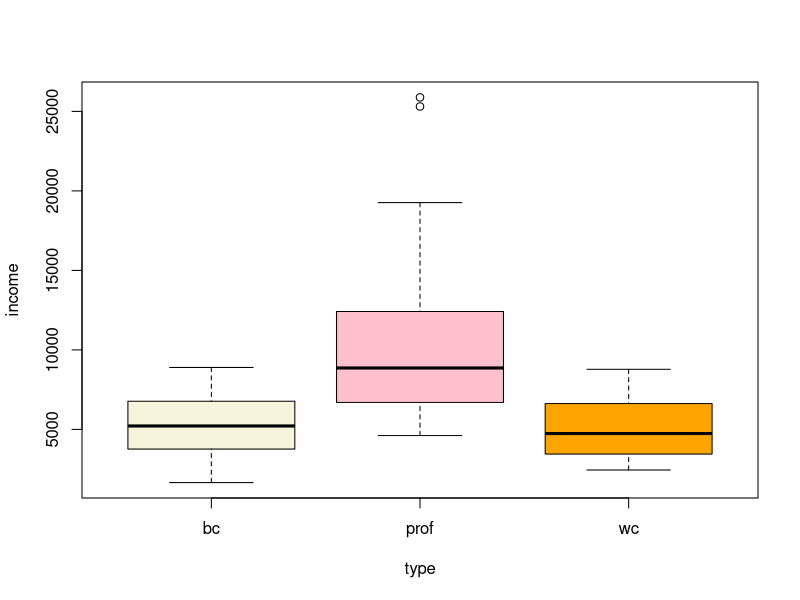
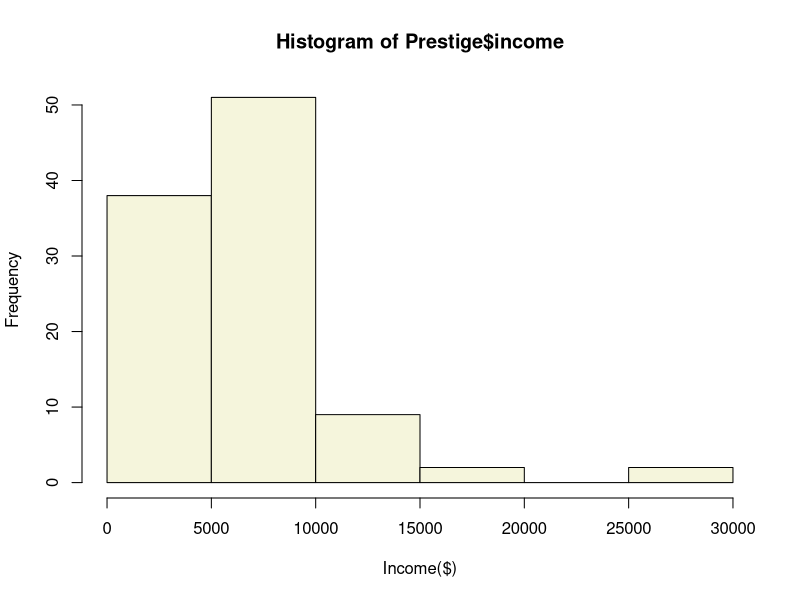

Write the R code that produced these figures, in order. (Note: this script raises an error after producing the figures.)
install.packages("carData")
library(carData)

str(Prestige)
ls(Prestige)
View(Prestige)

dim(Prestige)
head(Prestige)
tail(Prestige)

max(Prestige$income)
min(Prestige$income)
rownames(Prestige)[Prestige[, "income"] == max(Prestige[, "income"])]
rownames(Prestige)[Prestige[, "income"] == min(Prestige[, "income"])]

mean(Prestige$income > 25000) * 100
#or
length(Prestige$income[Prestige$income > 25000]) / length(Prestige$income) * 100

ab2000_be10000 <- sum((Prestige$income > 20000 & Prestige$income < 10000)/ length(Prestige$income)) * 100


#Question 2
bp_income_acc_occup <- boxplot(income~type, data = Prestige, col = c("beige", "pink", "orange", "blue"))

hist(Prestige$income, xlab = "Income($)", col = "beige")


#c
Prestige$type <- unique(Prestige$type)
a<-unique(Prestige$type)

Prestige$income <- as.numeric(as.character(Prestige$income))
Prestige$income <- Prestige$income[!is.na(Prestige$income)]

par(mfrow = c(2, 2))

for (i in 1:length(a))
  
{
  data <- Prestige$income[a == a[i]]
    hist(data, col = "beige", xlab = "Income", ylab = "Frequency",
       main = paste("Income Distribution -", a[i]))
    }

average_income <- t.test(Prestige$income, alpha = 0.05)
testaov <- aov(income~type, data = Prestige)
summary(testaov)

#e
occup <- Prestige[c("nursing.aides", "physio.therapsts", "pharmacists", "pilots", 
           "taxi.drivers", "longshoremen", "typesetters", "bookbinders"),]
#f
typeoccu <- table(Prestige$type)
piegraph <- pie(x = typeoccu, labels = c("bc", "prof", "wc"),
                radius = 1.5)
#g
par(mfrow = c(2, 2))

for (i in 1:length(a))
  
{
  data <- Prestige$income[a == a[i]]
  barplot(data, col = "orange", xlab = "Income", ylab = "Frequency",
       main = paste("Income Distribution -", a[i]))
}


#3
#a
install.packages("MASS")
library(MASS)
install.packages("ggplot2")
library(ggplot2)
plot(x = Prestige$income, y = Prestige$prestige, 
     xlab = "Income", ylab = "Prestige", pch = 2, main = "carData package: Prestige data")

#b
?cor.test
correla <- cor.test(Prestige$income, Prestige$prestige)
conf_interval <- correla$conf.int
co.efficient <- correla$estimate
